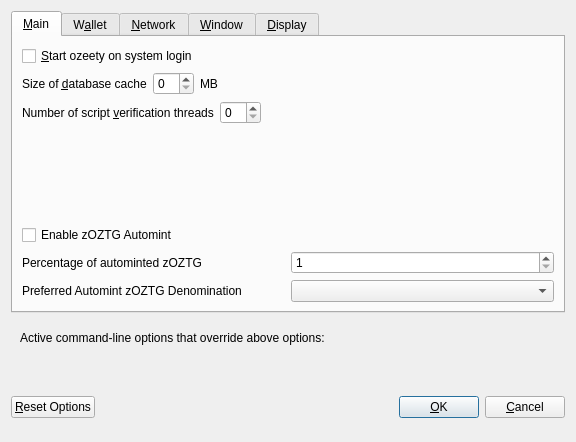
<?xml version="1.0" encoding="UTF-8"?>
<ui version="4.0">
 <class>OptionsDialog</class>
 <widget class="QDialog" name="OptionsDialog">
  <property name="geometry">
   <rect>
    <x>0</x>
    <y>0</y>
    <width>576</width>
    <height>442</height>
   </rect>
  </property>
  <property name="windowTitle">
   <string>Options</string>
  </property>
  <property name="modal">
   <bool>true</bool>
  </property>
  <layout class="QVBoxLayout" name="verticalLayout">
   <item>
    <widget class="QTabWidget" name="tabWidget">
     <property name="currentIndex">
      <number>0</number>
     </property>
     <widget class="QWidget" name="tabMain">
      <attribute name="title">
       <string>&amp;Main</string>
      </attribute>
      <layout class="QVBoxLayout" name="verticalLayout_Main">
       <item>
        <widget class="QCheckBox" name="bitcoinAtStartup">
         <property name="toolTip">
          <string>Automatically start ozeety after logging in to the system.</string>
         </property>
         <property name="text">
          <string>&amp;Start ozeety on system login</string>
         </property>
        </widget>
       </item>
       <item>
        <layout class="QHBoxLayout" name="horizontalLayout_2_Main">
         <item>
          <widget class="QLabel" name="databaseCacheLabel">
           <property name="text">
            <string>Size of &amp;database cache</string>
           </property>
           <property name="textFormat">
            <enum>Qt::PlainText</enum>
           </property>
           <property name="buddy">
            <cstring>databaseCache</cstring>
           </property>
          </widget>
         </item>
         <item>
          <widget class="QSpinBox" name="databaseCache"/>
         </item>
         <item>
          <widget class="QLabel" name="databaseCacheUnitLabel">
           <property name="text">
            <string>MB</string>
           </property>
           <property name="textFormat">
            <enum>Qt::PlainText</enum>
           </property>
          </widget>
         </item>
         <item>
          <spacer name="horizontalSpacer_2_Main">
           <property name="orientation">
            <enum>Qt::Horizontal</enum>
           </property>
           <property name="sizeHint" stdset="0">
            <size>
             <width>40</width>
             <height>20</height>
            </size>
           </property>
          </spacer>
         </item>
        </layout>
       </item>
       <item>
        <layout class="QHBoxLayout" name="horizontalLayout_3_Main">
         <item>
          <widget class="QLabel" name="threadsScriptVerifLabel">
           <property name="text">
            <string>Number of script &amp;verification threads</string>
           </property>
           <property name="textFormat">
            <enum>Qt::PlainText</enum>
           </property>
           <property name="buddy">
            <cstring>threadsScriptVerif</cstring>
           </property>
          </widget>
         </item>
         <item>
          <widget class="QSpinBox" name="threadsScriptVerif">
           <property name="toolTip">
            <string>(0 = auto, &lt;0 = leave that many cores free)</string>
           </property>
          </widget>
         </item>
         <item>
          <spacer name="horizontalSpacer_3_Main">
           <property name="orientation">
            <enum>Qt::Horizontal</enum>
           </property>
           <property name="sizeHint" stdset="0">
            <size>
             <width>40</width>
             <height>20</height>
            </size>
           </property>
          </spacer>
         </item>
        </layout>
       </item>
       <item>
        <spacer name="verticalSpacer_2">
         <property name="orientation">
          <enum>Qt::Vertical</enum>
         </property>
         <property name="sizeHint" stdset="0">
          <size>
           <width>20</width>
           <height>40</height>
          </size>
         </property>
        </spacer>
       </item>
       <item>
        <widget class="QCheckBox" name="checkBoxZeromintEnable">
         <property name="toolTip">
          <string>Enable automatic minting of OZTG units to zOZTG</string>
         </property>
         <property name="layoutDirection">
          <enum>Qt::LeftToRight</enum>
         </property>
         <property name="text">
          <string>Enable zOZTG Automint</string>
         </property>
        </widget>
       </item>
       <item>
        <layout class="QHBoxLayout" name="horizontalLayout_3">
         <item>
          <widget class="QLabel" name="percentage_label">
           <property name="toolTip">
            <string>Percentage of incoming OZTG which get automatically converted to zOZTG via Zerocoin Protocol (min: 10%)</string>
           </property>
           <property name="text">
            <string>Percentage of autominted zOZTG</string>
           </property>
          </widget>
         </item>
         <item>
          <widget class="QSpinBox" name="zeromintPercentage">
           <property name="minimum">
            <number>1</number>
           </property>
           <property name="maximum">
            <number>100</number>
           </property>
          </widget>
         </item>
        </layout>
       </item>
       <item>
        <layout class="QHBoxLayout" name="horizontalLayout" stretch="0,0">
         <property name="sizeConstraint">
          <enum>QLayout::SetFixedSize</enum>
         </property>
         <item>
          <widget class="QLabel" name="labelPreferredDenom">
           <property name="maximumSize">
            <size>
             <width>16777215</width>
             <height>16777215</height>
            </size>
           </property>
           <property name="toolTip">
            <string>Wait with automatic conversion to Zerocoin until enough OZTG for this denomination is available</string>
           </property>
           <property name="text">
            <string>Preferred Automint zOZTG Denomination</string>
           </property>
          </widget>
         </item>
         <item>
          <widget class="QComboBox" name="preferredDenom">
           <property name="maximumSize">
            <size>
             <width>16777215</width>
             <height>27</height>
            </size>
           </property>
           <property name="toolTip">
            <string>Wait with automatic conversion to Zerocoin until enough OZTG for this denomination is available</string>
           </property>
           <property name="maxVisibleItems">
            <number>9</number>
           </property>
           <property name="maxCount">
            <number>9</number>
           </property>
          </widget>
         </item>
        </layout>
       </item>
      </layout>
     </widget>
     <widget class="QWidget" name="tabWallet">
      <attribute name="title">
       <string>W&amp;allet</string>
      </attribute>
      <layout class="QVBoxLayout" name="verticalLayout_Wallet">
       <item>
        <layout class="QHBoxLayout" name="horizontalLayout_2_Wallet">
         <item>
          <widget class="QLabel" name="labelStakeSplitThresholdText">
           <property name="text">
            <string>Stake split threshold:</string>
           </property>
          </widget>
         </item>
         <item>
          <widget class="QSpinBox" name="spinBoxStakeSplitThreshold">
           <property name="minimum">
            <number>1</number>
           </property>
           <property name="maximum">
            <number>999999</number>
           </property>
          </widget>
         </item>
        </layout>
       </item>
       <item>
        <widget class="QGroupBox" name="groupBox">
         <property name="title">
          <string>Expert</string>
         </property>
         <layout class="QVBoxLayout" name="verticalLayout_2">
          <item>
           <widget class="QCheckBox" name="coinControlFeatures">
            <property name="toolTip">
             <string>Whether to show coin control features or not.</string>
            </property>
            <property name="text">
             <string>Enable coin &amp;control features</string>
            </property>
           </widget>
          </item>
          <item>
           <widget class="QCheckBox" name="showMasternodesTab">
            <property name="toolTip">
             <string>Show additional tab listing all your masternodes in first sub-tab&lt;br/&gt;and all masternodes on the network in second sub-tab.</string>
            </property>
            <property name="text">
             <string>Show Masternodes Tab</string>
            </property>
           </widget>
          </item>
          <item>
           <widget class="QCheckBox" name="spendZeroConfChange">
            <property name="toolTip">
             <string>If you disable the spending of unconfirmed change, the change from a transaction&lt;br/&gt;cannot be used until that transaction has at least one confirmation.&lt;br/&gt;This also affects how your balance is computed.</string>
            </property>
            <property name="text">
             <string>&amp;Spend unconfirmed change</string>
            </property>
           </widget>
          </item>
         </layout>
        </widget>
       </item>
       <item>
        <spacer name="verticalSpacer_Wallet">
         <property name="orientation">
          <enum>Qt::Vertical</enum>
         </property>
         <property name="sizeHint" stdset="0">
          <size>
           <width>20</width>
           <height>40</height>
          </size>
         </property>
        </spacer>
       </item>
      </layout>
     </widget>
     <widget class="QWidget" name="tabNetwork">
      <attribute name="title">
       <string>&amp;Network</string>
      </attribute>
      <layout class="QVBoxLayout" name="verticalLayout_Network">
       <item>
        <widget class="QCheckBox" name="mapPortUpnp">
         <property name="toolTip">
          <string>Automatically open the ozeety client port on the router. This only works when your router supports UPnP and it is enabled.</string>
         </property>
         <property name="text">
          <string>Map port using &amp;UPnP</string>
         </property>
        </widget>
       </item>
       <item>
        <widget class="QCheckBox" name="allowIncoming">
         <property name="toolTip">
          <string>Accept connections from outside</string>
         </property>
         <property name="text">
          <string>Allow incoming connections</string>
         </property>
        </widget>
       </item>
       <item>
        <widget class="QCheckBox" name="connectSocks">
         <property name="toolTip">
          <string>Connect to the ozeety network through a SOCKS5 proxy.</string>
         </property>
         <property name="text">
          <string>&amp;Connect through SOCKS5 proxy (default proxy):</string>
         </property>
        </widget>
       </item>
       <item>
        <layout class="QHBoxLayout" name="horizontalLayout_1_Network">
         <item>
          <widget class="QLabel" name="proxyIpLabel">
           <property name="text">
            <string>Proxy &amp;IP:</string>
           </property>
           <property name="textFormat">
            <enum>Qt::PlainText</enum>
           </property>
           <property name="buddy">
            <cstring>proxyIp</cstring>
           </property>
          </widget>
         </item>
         <item>
          <widget class="QValidatedLineEdit" name="proxyIp">
           <property name="minimumSize">
            <size>
             <width>140</width>
             <height>0</height>
            </size>
           </property>
           <property name="maximumSize">
            <size>
             <width>140</width>
             <height>16777215</height>
            </size>
           </property>
           <property name="toolTip">
            <string>IP address of the proxy (e.g. IPv4: 127.0.0.1 / IPv6: ::1)</string>
           </property>
          </widget>
         </item>
         <item>
          <widget class="QLabel" name="proxyPortLabel">
           <property name="text">
            <string>&amp;Port:</string>
           </property>
           <property name="textFormat">
            <enum>Qt::PlainText</enum>
           </property>
           <property name="buddy">
            <cstring>proxyPort</cstring>
           </property>
          </widget>
         </item>
         <item>
          <widget class="QLineEdit" name="proxyPort">
           <property name="minimumSize">
            <size>
             <width>55</width>
             <height>0</height>
            </size>
           </property>
           <property name="maximumSize">
            <size>
             <width>55</width>
             <height>16777215</height>
            </size>
           </property>
           <property name="toolTip">
            <string>Port of the proxy (e.g. 9050)</string>
           </property>
          </widget>
         </item>
         <item>
          <spacer name="horizontalSpacer_1_Network">
           <property name="orientation">
            <enum>Qt::Horizontal</enum>
           </property>
           <property name="sizeHint" stdset="0">
            <size>
             <width>40</width>
             <height>20</height>
            </size>
           </property>
          </spacer>
         </item>
        </layout>
       </item>
       <item>
        <spacer name="verticalSpacer_Network">
         <property name="orientation">
          <enum>Qt::Vertical</enum>
         </property>
         <property name="sizeHint" stdset="0">
          <size>
           <width>20</width>
           <height>40</height>
          </size>
         </property>
        </spacer>
       </item>
      </layout>
     </widget>
     <widget class="QWidget" name="tabWindow">
      <attribute name="title">
       <string>&amp;Window</string>
      </attribute>
      <layout class="QVBoxLayout" name="verticalLayout_Window">
       <item>
        <widget class="QCheckBox" name="minimizeToTray">
         <property name="toolTip">
          <string>Show only a tray icon after minimizing the window.</string>
         </property>
         <property name="text">
          <string>&amp;Minimize to the tray instead of the taskbar</string>
         </property>
        </widget>
       </item>
       <item>
        <widget class="QCheckBox" name="minimizeOnClose">
         <property name="toolTip">
          <string>Minimize instead of exit the application when the window is closed. When this option is enabled, the application will be closed only after selecting Quit in the menu.</string>
         </property>
         <property name="text">
          <string>M&amp;inimize on close</string>
         </property>
        </widget>
       </item>
       <item>
        <spacer name="verticalSpacer_Window">
         <property name="orientation">
          <enum>Qt::Vertical</enum>
         </property>
         <property name="sizeHint" stdset="0">
          <size>
           <width>20</width>
           <height>40</height>
          </size>
         </property>
        </spacer>
       </item>
      </layout>
     </widget>
     <widget class="QWidget" name="tabDisplay">
      <attribute name="title">
       <string>&amp;Display</string>
      </attribute>
      <layout class="QVBoxLayout" name="verticalLayout_Display">
       <item>
        <layout class="QHBoxLayout" name="horizontalLayout_1_Display">
         <item>
          <widget class="QLabel" name="langLabel">
           <property name="text">
            <string>User Interface &amp;language:</string>
           </property>
           <property name="textFormat">
            <enum>Qt::PlainText</enum>
           </property>
           <property name="buddy">
            <cstring>lang</cstring>
           </property>
          </widget>
         </item>
         <item>
          <widget class="QValueComboBox" name="lang">
           <property name="toolTip">
            <string>The user interface language can be set here. This setting will take effect after restarting ozeety.</string>
           </property>
          </widget>
         </item>
        </layout>
       </item>
       <item>
        <widget class="QLabel" name="label_3">
         <property name="toolTip">
          <string notr="true"/>
         </property>
         <property name="statusTip">
          <string notr="true"/>
         </property>
         <property name="whatsThis">
          <string notr="true"/>
         </property>
         <property name="accessibleName">
          <string notr="true"/>
         </property>
         <property name="text">
          <string>Language missing or translation incomplete? Help contributing translations here:
https://www.transifex.com/ozeety-project/ozeety-project-translations</string>
         </property>
         <property name="wordWrap">
          <bool>true</bool>
         </property>
         <property name="openExternalLinks">
          <bool>true</bool>
         </property>
         <property name="textInteractionFlags">
          <set>Qt::TextBrowserInteraction</set>
         </property>
        </widget>
       </item>
       <item>
        <layout class="QHBoxLayout" name="horizontalLayout_4_Display" stretch="0,0">
         <item>
          <widget class="QLabel" name="themeLabel">
           <property name="text">
            <string>User Interface Theme:</string>
           </property>
          </widget>
         </item>
         <item>
          <widget class="QValueComboBox" name="theme"/>
         </item>
        </layout>
       </item>
       <item>
        <widget class="Line" name="line">
         <property name="orientation">
          <enum>Qt::Horizontal</enum>
         </property>
        </widget>
       </item>
       <item>
        <layout class="QHBoxLayout" name="horizontalLayout_2_Display">
         <item>
          <widget class="QLabel" name="unitLabel">
           <property name="text">
            <string>&amp;Unit to show amounts in:</string>
           </property>
           <property name="textFormat">
            <enum>Qt::PlainText</enum>
           </property>
           <property name="buddy">
            <cstring>unit</cstring>
           </property>
          </widget>
         </item>
         <item>
          <widget class="QValueComboBox" name="unit">
           <property name="toolTip">
            <string>Choose the default subdivision unit to show in the interface and when sending coins.</string>
           </property>
          </widget>
         </item>
        </layout>
       </item>
       <item>
        <layout class="QHBoxLayout" name="horizontalLayout_5_Display">
         <item>
          <widget class="QLabel" name="digitsLabel">
           <property name="text">
            <string>Decimal digits</string>
           </property>
          </widget>
         </item>
         <item>
          <widget class="QValueComboBox" name="digits"/>
         </item>
        </layout>
       </item>
       <item>
        <widget class="QCheckBox" name="checkBoxHideZeroBalances">
         <property name="toolTip">
          <string>Hide empty balances</string>
         </property>
         <property name="layoutDirection">
          <enum>Qt::LeftToRight</enum>
         </property>
         <property name="text">
          <string>Hide empty balances</string>
         </property>
        </widget>
       </item>
       <item>
        <layout class="QHBoxLayout" name="horizontalLayout_3_Display">
         <item>
          <widget class="QLabel" name="thirdPartyTxUrlsLabel">
           <property name="toolTip">
            <string>Third party URLs (e.g. a block explorer) that appear in the transactions tab as context menu items. %s in the URL is replaced by transaction hash. Multiple URLs are separated by vertical bar |.</string>
           </property>
           <property name="text">
            <string>Third party transaction URLs</string>
           </property>
           <property name="buddy">
            <cstring>thirdPartyTxUrls</cstring>
           </property>
          </widget>
         </item>
         <item>
          <widget class="QLineEdit" name="thirdPartyTxUrls">
           <property name="toolTip">
            <string>Third party URLs (e.g. a block explorer) that appear in the transactions tab as context menu items. %s in the URL is replaced by transaction hash. Multiple URLs are separated by vertical bar |.</string>
           </property>
          </widget>
         </item>
        </layout>
       </item>
       <item>
        <spacer name="verticalSpacer">
         <property name="orientation">
          <enum>Qt::Vertical</enum>
         </property>
         <property name="sizeHint" stdset="0">
          <size>
           <width>20</width>
           <height>40</height>
          </size>
         </property>
        </spacer>
       </item>
      </layout>
     </widget>
    </widget>
   </item>
   <item>
    <widget class="QFrame" name="frame">
     <layout class="QVBoxLayout" name="verticalLayout_Bottom">
      <item>
       <layout class="QHBoxLayout" name="horizontalLayout_Bottom">
        <item>
         <widget class="QLabel" name="overriddenByCommandLineInfoLabel">
          <property name="text">
           <string>Active command-line options that override above options:</string>
          </property>
          <property name="textFormat">
           <enum>Qt::PlainText</enum>
          </property>
         </widget>
        </item>
        <item>
         <spacer name="horizontalSpacer_Bottom">
          <property name="orientation">
           <enum>Qt::Horizontal</enum>
          </property>
          <property name="sizeHint" stdset="0">
           <size>
            <width>40</width>
            <height>20</height>
           </size>
          </property>
         </spacer>
        </item>
       </layout>
      </item>
      <item>
       <widget class="QLabel" name="overriddenByCommandLineLabel">
        <property name="text">
         <string/>
        </property>
        <property name="textFormat">
         <enum>Qt::PlainText</enum>
        </property>
        <property name="wordWrap">
         <bool>true</bool>
        </property>
       </widget>
      </item>
     </layout>
    </widget>
   </item>
   <item>
    <layout class="QHBoxLayout" name="horizontalLayout_Buttons">
     <item>
      <widget class="QPushButton" name="resetButton">
       <property name="toolTip">
        <string>Reset all client options to default.</string>
       </property>
       <property name="text">
        <string>&amp;Reset Options</string>
       </property>
       <property name="autoDefault">
        <bool>false</bool>
       </property>
      </widget>
     </item>
     <item>
      <spacer name="horizontalSpacer_1">
       <property name="orientation">
        <enum>Qt::Horizontal</enum>
       </property>
       <property name="sizeHint" stdset="0">
        <size>
         <width>40</width>
         <height>48</height>
        </size>
       </property>
      </spacer>
     </item>
     <item>
      <widget class="QLabel" name="statusLabel">
       <property name="minimumSize">
        <size>
         <width>200</width>
         <height>0</height>
        </size>
       </property>
       <property name="font">
        <font>
         <weight>75</weight>
         <bold>true</bold>
        </font>
       </property>
       <property name="text">
        <string/>
       </property>
       <property name="textFormat">
        <enum>Qt::PlainText</enum>
       </property>
       <property name="wordWrap">
        <bool>true</bool>
       </property>
      </widget>
     </item>
     <item>
      <spacer name="horizontalSpacer_2">
       <property name="orientation">
        <enum>Qt::Horizontal</enum>
       </property>
       <property name="sizeHint" stdset="0">
        <size>
         <width>40</width>
         <height>48</height>
        </size>
       </property>
      </spacer>
     </item>
     <item>
      <widget class="QPushButton" name="okButton">
       <property name="text">
        <string>&amp;OK</string>
       </property>
       <property name="autoDefault">
        <bool>false</bool>
       </property>
       <property name="default">
        <bool>true</bool>
       </property>
      </widget>
     </item>
     <item>
      <widget class="QPushButton" name="cancelButton">
       <property name="text">
        <string>&amp;Cancel</string>
       </property>
       <property name="autoDefault">
        <bool>false</bool>
       </property>
      </widget>
     </item>
    </layout>
   </item>
  </layout>
 </widget>
 <customwidgets>
  <customwidget>
   <class>QValidatedLineEdit</class>
   <extends>QLineEdit</extends>
   <header>qvalidatedlineedit.h</header>
  </customwidget>
  <customwidget>
   <class>QValueComboBox</class>
   <extends>QComboBox</extends>
   <header>qvaluecombobox.h</header>
  </customwidget>
 </customwidgets>
 <resources/>
 <connections/>
</ui>
